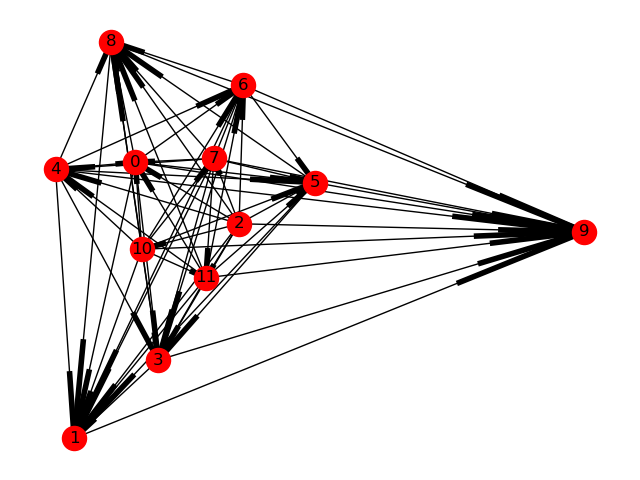

The script that saved this image:
from constraint import *
import networkx as nx
import matplotlib.pyplot as plt

file_handle = open('voti.txt')

candidati = []

for i in range(12):
    candidati.append(0)

approval = 1
copeland = True

for line in file_handle:
    i = 0
    count = 0
    for x in line.split(','):
        if (i < approval and not copeland):
            candidati[int(x)-1] = candidati[int(x)-1] - 1
        elif (copeland):
            candidati[int(x)-1] = candidati[int(x)-1] + count - 1
        else: break
        count = count + 1
    i = i + 1

candidatiWon = {}
for i in range(len(candidati)):
    candidatiWon[i] = []

counti = 0
for i in candidati:
    countj = 0
    for j in candidati:
        if(countj != counti and candidati[counti] > candidati[countj]):
            candidatiWon[counti].append(countj)
        countj = countj + 1
    counti = counti + 1

print(candidati)
print(candidatiWon)

graph=nx.DiGraph()

for i in range(len(candidati)):
    graph.add_node(i)

for i in candidatiWon:
    for j in candidatiWon[i]:
        graph.add_edges_from([(i,j)])

pos = nx.spring_layout(graph)
nx.draw(graph,pos=pos,with_labels=True)
plt.savefig("voting.png")
